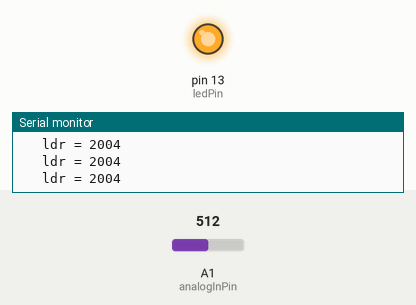
This sketch was run on a simulated Arduino Leonardo, built with avr-gcc and run on an emulated ATmega32U4. On the bench: output pins drawn as LEDs (lit = HIGH), the last lines printed to the serial monitor. The test bench sets the inputs (shaded band); at power-on: A1 (analogInPin) = 512.

Above: at 1.2 s.
1.3 s: A1 (analogInPin) set to 189
2.8 s: A1 (analogInPin) set to 163
At 4.0 s:
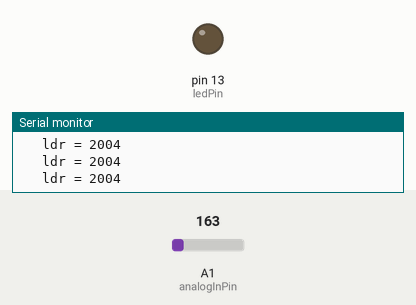
4.3 s: A1 (analogInPin) set to 218
At 5.3 s:
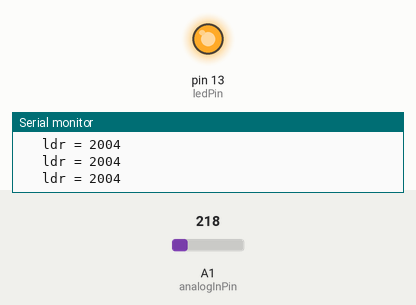
5.8 s: A1 (analogInPin) set to 122
At 7.3 s:
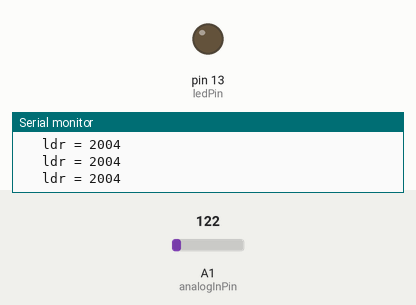
Timing chart, 0 to 8.3 s (numbered marks = the images above; inputs shaded):
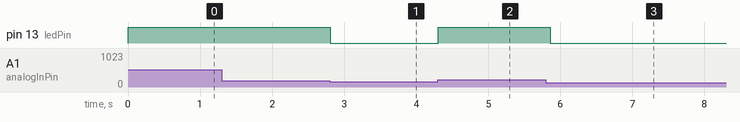

The sketch:

arduino_latency_tester_audio.ino
```cpp
#include <Keyboard.h> // Import keyboard library
const int analogInPin = A1; // Analog input pin the module is attached to
int timerStartMic = 0; // Creating an empty start time variable for Mic
int currentTimeMic = 0; // Creating an empty variable for "if" statement Mic
int ledPin = 13; // LED connected to digital 13 pin

void setup() {
  // put your setup code here, to run once:
  pinMode(ledPin, OUTPUT); // Setting LED pin as an output

// initialize serial communications at 9600 bps
Serial.begin(9600);

}

void loop() {
  // put your main code here, to run repeatedly:
  // Loop for mic sensor

//read the analog in value
int sensorValue = analogRead(analogInPin);

// map it to the range of the analog out, decreased a bit and constrain the value
int outputValue = constrain(255 - map(sensorValue, 0, 1023, 0, 255) - 5, 0, 255);

if(outputValue < 208){// Sets the sound value threshold to 224 (max is 255)
  timerStartMic = micros(); //Start timer in microseconds after Mic input is received
  Keyboard.write((char) 98); // Computer presses the "b" key
  currentTimeMic = micros() - timerStartMic; // Time elapsed from Mic input to space key press
  Serial.print("\t ldr = "); // Labels serial monitor output
  Serial.println(currentTimeMic); // Prints the time elapsed
  digitalWrite(ledPin, HIGH); //Turns on LED
  delay(100); //AI samples at 100 ms
  }
  else {
  digitalWrite(ledPin, LOW); //Turns off LED
}
  delay(1); //Perform loop every 1 millisecond


}
```

Measured:
- the behaviour switches between 173 and 172 on A1 (analogInPin) (found by bisection; images 0 and 1)
- after the input at 2.8 s, pin 13 (ledPin): HIGH → LOW at once
- after the input at 4.3 s, pin 13 (ledPin): LOW → HIGH at once
- after the input at 5.8 s, pin 13 (ledPin): HIGH → LOW after 0.06 s
